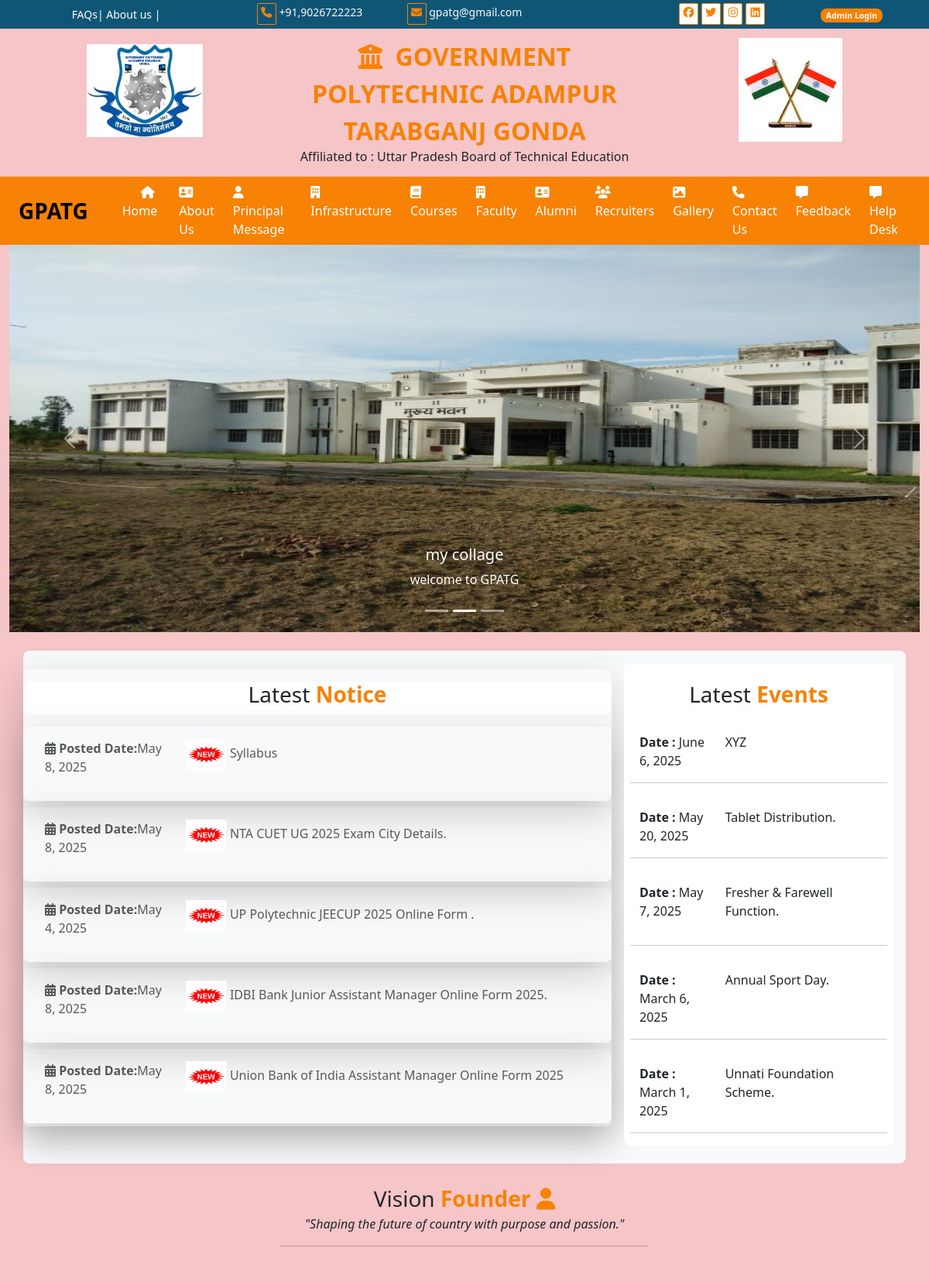
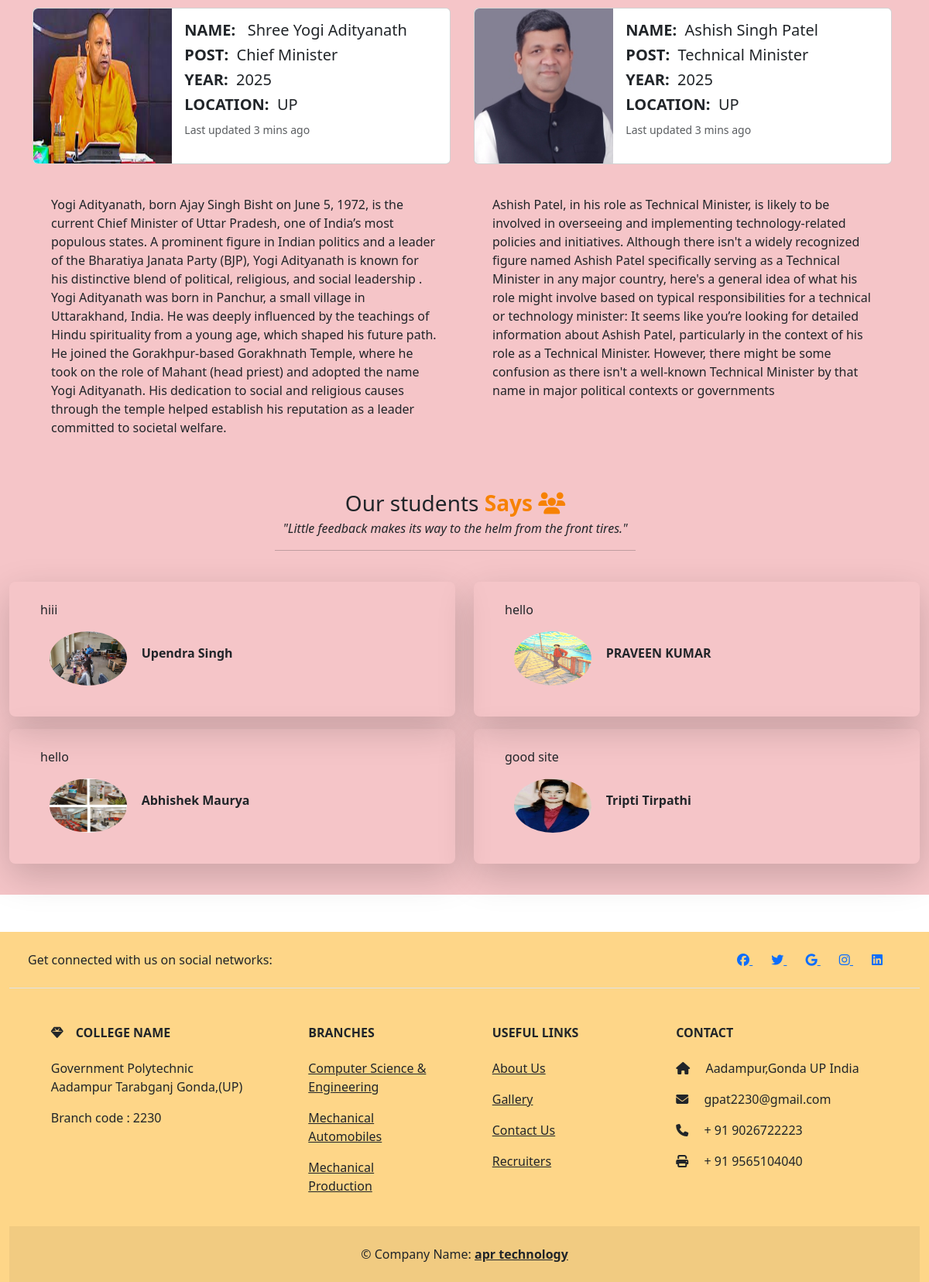
The page / on the database its author committed (2 pictures, top to bottom).
### user/models.py (models this page shows)
class tbl_slider(models.Model):
    title=models.CharField(max_length=100,null=True)
    description=models.TextField(null=True)
    slider_image=models.ImageField(upload_to='static/slider/',null=True)

class tbl_notice(models.Model):
    notice=models.TextField(null=True)
    notice_link=models.URLField(max_length=300,null=True)
    posted_date=models.DateField(null=True)

class tbl_event(models.Model):
    date=models.DateField(null=True)
    event=models.TextField(null=True)

class tbl_feedback(models.Model):
    name=models.CharField(max_length=50,null=True)
    feedback=models.TextField(null=True)
    picture=models.ImageField(upload_to='static/picture/',null=True)

### user/views.py (the view)
# urls.py: path('',views.index),
def index(request):
    data=tbl_notice.objects.all().order_by('-id')[0:6]
    data1=tbl_feedback.objects.all().order_by('-id')[0:4]
    data2=tbl_slider.objects.all().order_by('-id')[0:4]
    data3 = tbl_event.objects.all().order_by('-id')[0:5]
    md={"ndata":data,"fdata":data1,"sdata":data2,"edata":data3}
    return render(request, 'index.html',md)

### templates/index.html (shortened to what this page needs)
{% extends 'base.html'%}
{% load static %}
{% block childpage %}
<div class="row slider">
<div id="carouselExampleCaptions" class="carousel slide slider" data-bs-ride="carousel">
  <div class="carousel-indicators">
    <button type="button" data-bs-target="#carouselExampleCaptions" data-bs-slide-to="0" class="active" aria-current="true" aria-label="Slide 1"></button>
    <button type="button" data-bs-target="#carouselExampleCaptions" data-bs-slide-to="1" aria-label="Slide 2"></button>
    <button type="button" data-bs-target="#carouselExampleCaptions" data-bs-slide-to="2" aria-label="Slide 3"></button>
  </div>
  <div class="carousel-inner">
      {% for i in sdata %}
    <div class="carousel-item active" data-bs-interval="2000">
      <img src="../{{i.slider_image}}" class="d-block w-100 img" alt="...">
      <div class="carousel-caption d-none d-md-block">
        <h5>{{i.title}}</h5>
        <p>{{i.description}}</p>
      </div>
    </div>
      {% endfor %}
  </div>
  <button class="carousel-control-prev" type="button" data-bs-target="#carouselExampleCaptions" data-bs-slide="prev">
    <span class="carousel-control-prev-icon" aria-hidden="true"></span>
  </button>
  <button class="carousel-control-next" type="button" data-bs-target="#carouselExampleCaptions" data-bs-slide="next">
    <span class="carousel-control-next-icon" aria-hidden="true"></span>
           </button>
     </div>
</div>
<div class="container-fluid bg-mycolor4 mt-4">
<div class="container notice">
    <div class="row rounded-3 notice bg-light">
        <div class="col-sm-8 shadow-lg mb-5 bg-tertiary rounded-3 mt-4">
            <div class="row rounded-3 my-3" style="background:white;">
                <div class="h3 text-center">Latest <b class="txt-color1">Notice</b></div>
            </div>
            <marquee direction="up" behavior="alternate" height="450px" onmouseover="stop()" onmouseleave="start()">
            {% for x in ndata %}
            <div class="row p-3  shadow-lg mb-1 bg-tertiary rounded-3 mt-2">
                <div class="col-sm-3">
                <p class="text-muted" >
                    <i class="fa-solid fa-calendar-days"></i>
                    <b>Posted Date:</b>{{x.posted_date}}</p>
                </div>
                <div class="col-sm-9">
                    <a href="{{x.notice_link}}" target="_blank" style="text-decoration:none" class="text-muted">
                        <img src="{% static 'images/new.gif'%}" height="40px">
                        {{x.notice}}
                    </a>
                </div>
            </div>
            {% endfor %}
                </marquee>
 </div>
        <div class="col-sm-4">
            <div class="row my-3 rounded-3 mx-1 px-2" style="background:white;">
            <div class="text-center h3 my-3 pt-2">Latest <b class="txt-color1">Events</b></div>
        {% for x in edata %}
                <div class="col-sm-4 my-3"><b>Date : </b>{{x.date}} </div>
                <div class="col-sm-8 my-3"><p>{{x.event}}</p>
                </div><hr/>
                {% endfor %}
        </div>
            </div>
    </div>
</div>
</div>
<div class="row">
    <div class="col-sm-5 mx-auto text-center my-4">
        <p class="fs-3 m-0">Vision <b class="txt-color1">Founder
       <i class="fa-solid fa-user"></i>
        </b></p>
        <i> "Shaping the future of country with purpose and passion."</i>
        <hr/>
    </div>
</div>
    <div class="container vision">
       <div class="row vision mt-3">
           <div class="col-sm-6">
               <div class="card mb-3" style="max-width: 540px;">
  <div class="row g-0">
    <div class="col-md-4">
      <img src="{% static 'images/cm.jpg' %}" style="height:200px; width:220px;"  class="img-fluid rounded-start" alt="...">
    </div>
    <div class="col-md-8">
      <div class="card-body">
        <h5 class="card-title"><b>NAME:</b>&nbsp;&nbsp; Shree Yogi Adityanath</h5>
        <h5 class="card-title"><b>POST:</b>&nbsp;&nbsp;Chief Minister</h5>
        <h5 class="card-title"><b>YEAR:</b>&nbsp;&nbsp;2025</h5>
        <h5 class="card-title"><b>LOCATION:</b>&nbsp;&nbsp;UP</h5>
        <p class="card-text"><small class="text-body-secondary">Last updated 3 mins ago</small></p>
      </div>
    </div>
  </div>
</div>
        <div class="vline px-4 py-4 mb-3">
            Yogi Adityanath, born Ajay Singh Bisht on June 5, 1972, is the current Chief Minister of Uttar Pradesh,
            one of India’s most populous states. A prominent figure in Indian politics and a leader of the Bharatiya Janata Party (BJP),
            Yogi Adityanath is known for his distinctive blend of political, religious, and social leadership .
            Yogi Adityanath was born in Panchur, a small village in Uttarakhand, India.
            He was deeply influenced by the teachings of Hindu spirituality from a young age, which shaped his future path.
            He joined the Gorakhpur-based Gorakhnath Temple, where he took on the role of Mahant (head priest) and adopted the name Yogi Adityanath.
            His dedication to social and religious causes through the temple helped establish his reputation as a leader committed to societal welfare.
        </div>
           </div>
           <div class="col-sm-6">
               <div class="card mb-3" style="max-width: 540px;">
  <div class="row g-0">
    <div class="col-md-4">
      <img src="{% static 'images/ashish.jpg' %}" style="height:200px; width:200px;" class="img-fluid rounded-start" alt="...">
    </div>
    <div class="col-md-8">
      <div class="card-body">
        <h5 class="card-title"><b>NAME:</b>&nbsp;&nbsp;Ashish Singh Patel</h5>
        <h5 class="card-title"><b>POST:</b>&nbsp;&nbsp;Technical Minister</h5>
        <h5 class="card-title"><b>YEAR:</b>&nbsp;&nbsp;2025</h5>
        <h5 class="card-title"><b>LOCATION:</b>&nbsp;&nbsp;UP</h5>
        <p class="card-text"><small class="text-body-secondary">Last updated 3 mins ago</small></p>
      </div>
    </div>
  </div>
</div>
           <div class="vline px-4 py-4 mb-3">
               Ashish Patel, in his role as Technical Minister, is likely to be involved in overseeing
               and implementing technology-related policies and initiatives. Although there isn't a widely recognized
               figure named Ashish Patel specifically serving as a Technical Minister in any major country, here's a general
               idea of what his role might involve based on typical responsibilities for a technical or technology minister:
               It seems like you’re looking for detailed information about Ashish Patel, particularly in the context of his role as a Technical Minister.
               However, there might be some confusion as there isn't a well-known Technical Minister by that name in major political contexts or governments
           </div>
           </div>
           </div>
       </div>
    </div>
<div class="row">
    <div class="col-sm-5 mx-auto text-center my-4">
        <p class="fs-3 m-0">Our students <b class="txt-color1">Says
        <i class="fa-solid fa-users"></i>
        </b></p>
        <i>"Little feedback makes its way to the helm from the front tires."</i>
        <hr/>
    </div>
</div>
<div class="container feedback">
    <div class="row feedback mb-4">
        {% for i in fdata %}
        <div class="col-sm-6 ">
            <div class="shadow-lg p-4 mb-3 text-dark rounded-3 ">
            <div class="vline mb-3 px-3 ">{{i.feedback}}</div>
            <div class="row mx-3 my-3 ">
                <div class="col-sm-2">
                    <img src="../{{i.picture}}" class="rounded-circle" height="70px" width="100px"/>
                </div>
            <div class="col-sm-10 pt-3 ps-5"><b>{{i.name}}</b>
            </div>
            </div>
        </div>
            </div>
           {% endfor %}
    </div>
</div>
            {% endblock %}

### templates/base.html (style rules this page uses)
body { overflow-x:hidden; }
:root { --bgcolor1:#f78203; --bgcolor2:#0f5676; --bgcolor3:#ffb634; --bgcolor4:#f5c5c8; --bgcolor5:#f5ec90; --bgcolor6:#dcd6d4; --bgcolor7:#fed688; }
.bg-mycolor4 { background:var(--bgcolor4); }
.txt-color1 { color:var(--bgcolor1); }
.slider { min-height:400px; width:100% px; }
img { max-height:500px; }

### rows shown on the page
tbl_slider: slider_image (picture), title "my collage", description "welcome to GPATG"
tbl_notice: posted_date "May 8, 2025", notice "Syllabus"
tbl_notice: posted_date "May 8, 2025", notice "NTA CUET UG 2025 Exam City Details."
tbl_notice: posted_date "May 4, 2025", notice "UP Polytechnic JEECUP 2025 Online Form ."
tbl_notice: posted_date "May 8, 2025", notice "IDBI Bank Junior Assistant Manager Online Form 2025."
tbl_notice: posted_date "May 8, 2025", notice "Union Bank of India Assistant Manager Online Form 2025"
tbl_event: date "June 6, 2025", event "XYZ"
tbl_event: date "May 20, 2025", event "Tablet Distribution."
tbl_event: date "May 7, 2025", event "Fresher & Farewell Function."
tbl_event: date "March 6, 2025", event "Annual Sport Day."
tbl_event: date "March 1, 2025", event "Unnati Foundation Scheme."
tbl_feedback: feedback "hiii", picture (picture), name "Upendra Singh"
tbl_feedback: feedback "hello", picture (picture), name "PRAVEEN KUMAR"
tbl_feedback: feedback "hello", picture (picture), name "Abhishek Maurya"
tbl_feedback: feedback "good site", picture (picture), name "Tripti Tirpathi"
